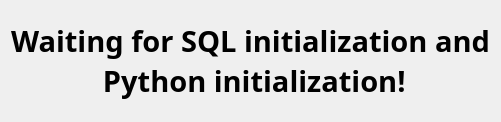
<?xml version="1.0" encoding="UTF-8"?>
<ui version="4.0">
 <class>WaitingWindows</class>
 <widget class="QWidget" name="WaitingWindows">
  <property name="geometry">
   <rect>
    <x>0</x>
    <y>0</y>
    <width>501</width>
    <height>122</height>
   </rect>
  </property>
  <property name="windowTitle">
   <string>Form</string>
  </property>
  <layout class="QVBoxLayout" name="verticalLayout">
   <item>
    <widget class="QLabel" name="label">
     <property name="font">
      <font>
       <family>Adobe Devanagari</family>
       <pointsize>22</pointsize>
       <weight>75</weight>
       <bold>true</bold>
      </font>
     </property>
     <property name="styleSheet">
      <string notr="true"/>
     </property>
     <property name="text">
      <string>Waiting for SQL initialization and 
 Python initialization!</string>
     </property>
     <property name="alignment">
      <set>Qt::AlignCenter</set>
     </property>
     <property name="wordWrap">
      <bool>false</bool>
     </property>
    </widget>
   </item>
  </layout>
 </widget>
 <resources/>
 <connections/>
</ui>
